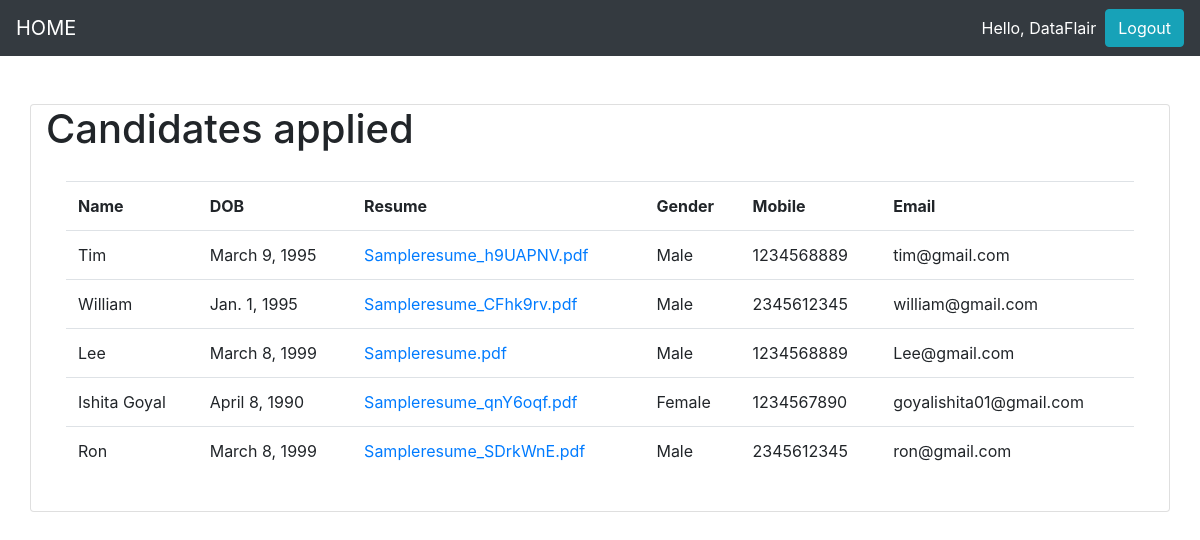
/ (signed in), run on the app's committed database.
### JobPortal/models.py (models this page shows, shortened)
class Candidates(models.Model):
    category=(
        ('Male','male'),
        ('Female','female'),
        ('Other','other'),
    )
    name=models.CharField(max_length=200,null=True)
    dob=models.DateField(null=True)
    gender= models.CharField(max_length=200,null=True,choices=category)
    mobile= models.CharField(max_length=200,null=True)
    email= models.CharField(max_length=200,null=True)
    resume=models.FileField(null=True)
    company=models.ManyToManyField(Company,blank=True)

### JobPortal/views.py (the view)
# urls.py: 2. Add a URL to urlpatterns:  path('', views.home, name='home')
def home(request):
    if request.user.is_authenticated:
        candidates=Candidates.objects.filter(company__name=request.user.username)
        context={
            'candidates':candidates,
        }
        return render(request,'hr.html',context)
    else:
        companies=Company.objects.all()
        context={
            'companies':companies,
        }
        return render(request,'Jobseeker.html',context)

### JobPortal/templates/hr.html
{% extends 'main.html' %}
{% load static%}
{% block content %}
<div class="container card">
    <h1>Candidates applied</h1>
    <div class="card-body">
        <table class="table table-hover">
            <tr>
                <th>Name</th>
                <th>DOB</th>
                <th>Resume</th>
                <th>Gender</th>
                <th>Mobile</th>
                <th>Email</th>
            </tr>
            {% for c in candidates %}
                <tr>
                    <td>{{c.name}}</td>
                    <td>{{c.dob}}</td>
                    {% if c.resume %}
                    <td><a href='{{c.resume.url}}' download >{{c.resume}}</td></a></td>
                    {% else %}
                    <td>Not submitted</td>
                    {% endif %}
                    <td>{{c.gender}}</td>
                    <td>{{c.mobile}}</td>
                    <td>{{c.email}}</td>
                </tr>
            {% endfor %}
        </table>
    </div>
</div>
{% endblock %}

### JobPortal/templates/navbar.html (shortened to what this page needs)
<head>
  </head>
  <nav class="navbar navbar-expand-lg navbar-dark bg-dark">
      <a class="navbar-brand" href="{% url 'home' %}">HOME</a>
      {% if request.user.is_authenticated %}
      <span class="user">Hello, {{request.user}}  &nbsp;</span>
      <span ><a  class="user btn btn-info" href ="{% url 'logout' %}"> Logout</a></span>
      {% else %}
          <span ><a class="user" href="{% url 'login' %}">Login</a></span>>
          <span ><a class="user" href="{% url 'register' %}">Register</a></span>>
      {% endif  %}
    </nav>

### JobPortal/templates/navbar.html (style rules this page uses)
.user { color:white; text-decoration: none; }

### data on the page
Candidates: name "Tim", dob "March 9, 1995", resume "Sampleresume_h9UAPNV.pdf", gender "Male", mobile "1234568889", email "tim@gmail.com"
Candidates: name "William", dob "Jan. 1, 1995", resume "Sampleresume_CFhk9rv.pdf", gender "Male", mobile "2345612345", email "william@gmail.com"
Candidates: name "Lee", dob "March 8, 1999", resume "Sampleresume.pdf", gender "Male", mobile "1234568889", email "Lee@gmail.com"
Candidates: name "Ishita Goyal", dob "April 8, 1990", resume "Sampleresume_qnY6oqf.pdf", gender "Female", mobile "1234567890", email "goyalishita01@gmail.com"
Candidates: name "Ron", dob "March 8, 1999", resume "Sampleresume_SDrkWnE.pdf", gender "Male", mobile "2345612345", email "ron@gmail.com"

### other printed values
{{ request.user }} "DataFlair"
